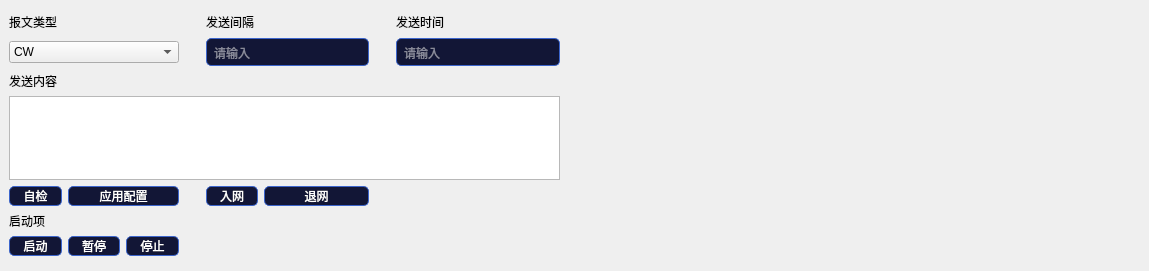
          <widget class="QWidget" name="widget5" native="true">
           <property name="geometry">
            <rect>
             <x>20</x>
             <y>570</y>
             <width>1149</width>
             <height>271</height>
            </rect>
           </property>
           <property name="styleSheet">
            <string notr="true">QWidget#widget5 { border: 1px solid black; }</string>
           </property>
           <widget class="QWidget" name="">
            <property name="geometry">
             <rect>
              <x>9</x>
              <y>12</y>
              <width>551</width>
              <height>244</height>
             </rect>
            </property>
            <layout class="QGridLayout" name="gridLayout_3" columnstretch="1,1,1,0,1,2,0,1,2">
             <item row="0" column="0">
              <widget class="QLabel" name="label_15">
               <property name="text">
                <string>报文类型</string>
               </property>
              </widget>
             </item>
             <item row="0" column="4">
              <widget class="QLabel" name="label_12">
               <property name="text">
                <string>发送间隔</string>
               </property>
              </widget>
             </item>
             <item row="0" column="7">
              <widget class="QLabel" name="label_14">
               <property name="text">
                <string>发送时间</string>
               </property>
              </widget>
             </item>
             <item row="0" column="8">
              <spacer name="horizontalSpacer_3">
               <property name="orientation">
                <enum>Qt::Horizontal</enum>
               </property>
               <property name="sizeHint" stdset="0">
                <size>
                 <width>40</width>
                 <height>20</height>
                </size>
               </property>
              </spacer>
             </item>
             <item row="1" column="3">
              <spacer name="horizontalSpacer_26">
               <property name="orientation">
                <enum>Qt::Horizontal</enum>
               </property>
               <property name="sizeHint" stdset="0">
                <size>
                 <width>15</width>
                 <height>17</height>
                </size>
               </property>
              </spacer>
             </item>
             <item row="1" column="4" colspan="2">
              <widget class="QLineEdit" name="lineEditInit3_2">
               <property name="styleSheet">
                <string notr="true">QLineEdit {  
    background-color: #121636; /* Dark background color */  
    color: #FFFFFF;            /* White text color */  
    border: 1px solid #3C65CC; /* Light blue border */  
    padding: 5px;              /* Padding inside the line edit */  
    border-radius: 5px;        /* Rounded corners */  
}  
  
QLineEdit:focus {  
    border: 1px solid #0000FF; /* Darker blue border when focused */  
}  
  
QLineEdit::placeholder {  
    color: #FFFFFF; /* Ensure placeholder text is white */  
}</string>
               </property>
               <property name="placeholderText">
                <string notr="true">请输入</string>
               </property>
              </widget>
             </item>
             <item row="1" column="6">
              <spacer name="horizontalSpacer_27">
               <property name="orientation">
                <enum>Qt::Horizontal</enum>
               </property>
               <property name="sizeHint" stdset="0">
                <size>
                 <width>15</width>
                 <height>17</height>
                </size>
               </property>
              </spacer>
             </item>
             <item row="1" column="7" colspan="2">
              <widget class="QLineEdit" name="lineEditInit4_2">
               <property name="styleSheet">
                <string notr="true">QLineEdit {  
    background-color: #121636; /* Dark background color */  
    color: #FFFFFF;            /* White text color */  
    border: 1px solid #3C65CC; /* Light blue border */  
    padding: 5px;              /* Padding inside the line edit */  
    border-radius: 5px;        /* Rounded corners */  
}  
  
QLineEdit:focus {  
    border: 1px solid #0000FF; /* Darker blue border when focused */  
}  
  
QLineEdit::placeholder {  
    color: #FFFFFF; /* Ensure placeholder text is white */  
}</string>
               </property>
               <property name="placeholderText">
                <string notr="true">请输入</string>
               </property>
              </widget>
             </item>
             <item row="2" column="0">
              <widget class="QLabel" name="label_19">
               <property name="text">
                <string>发送内容</string>
               </property>
              </widget>
             </item>
             <item row="3" column="0" colspan="9">
              <widget class="QPlainTextEdit" name="plainTextEdit"/>
             </item>
             <item row="4" column="0">
              <widget class="QPushButton" name="SelfButton">
               <property name="sizePolicy">
                <sizepolicy hsizetype="Expanding" vsizetype="Minimum">
                 <horstretch>0</horstretch>
                 <verstretch>0</verstretch>
                </sizepolicy>
               </property>
               <property name="styleSheet">
                <string notr="true">
    QPushButton {
        background-color: #121636; /* 深色背景 */
        color: #FFFFFF;            /* 白色文字 */
        border: 1px solid #3C65CC; /* 浅蓝色边框 */
                /* 文字周围的内边距 */
        border-radius: 5px;  
}      /* 圆角 */
    QPushButton:hover {
        background-color: #1A1E42; /* 鼠标悬停时稍微亮一些的背景 */
    }

    QPushButton:pressed {
        background-color: #0C0F26; /* 按下时更暗的背景 */
    }

    QPushButton:checked {
        background-color: #3C65CC; /* 选中状态的背景 */
    }
</string>
               </property>
               <property name="text">
                <string>自检</string>
               </property>
              </widget>
             </item>
             <item row="4" column="1" colspan="2">
              <widget class="QPushButton" name="AppButton">
               <property name="sizePolicy">
                <sizepolicy hsizetype="Expanding" vsizetype="Minimum">
                 <horstretch>0</horstretch>
                 <verstretch>0</verstretch>
                </sizepolicy>
               </property>
               <property name="styleSheet">
                <string notr="true">
    QPushButton {
        background-color: #121636; /* 深色背景 */
        color: #FFFFFF;            /* 白色文字 */
        border: 1px solid #3C65CC; /* 浅蓝色边框 */
                /* 文字周围的内边距 */
        border-radius: 5px;  
}      /* 圆角 */
    QPushButton:hover {
        background-color: #1A1E42; /* 鼠标悬停时稍微亮一些的背景 */
    }

    QPushButton:pressed {
        background-color: #0C0F26; /* 按下时更暗的背景 */
    }

    QPushButton:checked {
        background-color: #3C65CC; /* 选中状态的背景 */
    }
</string>
               </property>
               <property name="text">
                <string>应用配置</string>
               </property>
              </widget>
             </item>
             <item row="4" column="4">
              <widget class="QPushButton" name="NetButton">
               <property name="sizePolicy">
                <sizepolicy hsizetype="Expanding" vsizetype="Minimum">
                 <horstretch>0</horstretch>
                 <verstretch>0</verstretch>
                </sizepolicy>
               </property>
               <property name="styleSheet">
                <string notr="true">
    QPushButton {
        background-color: #121636; /* 深色背景 */
        color: #FFFFFF;            /* 白色文字 */
        border: 1px solid #3C65CC; /* 浅蓝色边框 */
                /* 文字周围的内边距 */
        border-radius: 5px;  
}      /* 圆角 */
    QPushButton:hover {
        background-color: #1A1E42; /* 鼠标悬停时稍微亮一些的背景 */
    }

    QPushButton:pressed {
        background-color: #0C0F26; /* 按下时更暗的背景 */
    }

    QPushButton:checked {
        background-color: #3C65CC; /* 选中状态的背景 */
    }
</string>
               </property>
               <property name="text">
                <string>入网</string>
               </property>
              </widget>
             </item>
             <item row="4" column="5">
              <widget class="QPushButton" name="RetireButton">
               <property name="sizePolicy">
                <sizepolicy hsizetype="Expanding" vsizetype="Minimum">
                 <horstretch>0</horstretch>
                 <verstretch>0</verstretch>
                </sizepolicy>
               </property>
               <property name="styleSheet">
                <string notr="true">
    QPushButton {
        background-color: #121636; /* 深色背景 */
        color: #FFFFFF;            /* 白色文字 */
        border: 1px solid #3C65CC; /* 浅蓝色边框 */
                /* 文字周围的内边距 */
        border-radius: 5px;  
}      /* 圆角 */
    QPushButton:hover {
        background-color: #1A1E42; /* 鼠标悬停时稍微亮一些的背景 */
    }

    QPushButton:pressed {
        background-color: #0C0F26; /* 按下时更暗的背景 */
    }

    QPushButton:checked {
        background-color: #3C65CC; /* 选中状态的背景 */
    }
</string>
               </property>
               <property name="text">
                <string>退网</string>
               </property>
              </widget>
             </item>
             <item row="5" column="0">
              <widget class="QLabel" name="label_20">
               <property name="text">
                <string>启动项</string>
               </property>
              </widget>
             </item>
             <item row="6" column="0">
              <widget class="QPushButton" name="startButton">
               <property name="sizePolicy">
                <sizepolicy hsizetype="Expanding" vsizetype="Minimum">
                 <horstretch>0</horstretch>
                 <verstretch>0</verstretch>
                </sizepolicy>
               </property>
               <property name="styleSheet">
                <string notr="true">
    QPushButton {
        background-color: #121636; /* 深色背景 */
        color: #FFFFFF;            /* 白色文字 */
        border: 1px solid #3C65CC; /* 浅蓝色边框 */
                /* 文字周围的内边距 */
        border-radius: 5px;  
}      /* 圆角 */
    QPushButton:hover {
        background-color: #1A1E42; /* 鼠标悬停时稍微亮一些的背景 */
    }

    QPushButton:pressed {
        background-color: #0C0F26; /* 按下时更暗的背景 */
    }

    QPushButton:checked {
        background-color: #3C65CC; /* 选中状态的背景 */
    }
</string>
               </property>
               <property name="text">
                <string>启动</string>
               </property>
              </widget>
             </item>
             <item row="6" column="1">
              <widget class="QPushButton" name="PauseButton">
               <property name="sizePolicy">
                <sizepolicy hsizetype="Expanding" vsizetype="Minimum">
                 <horstretch>0</horstretch>
                 <verstretch>0</verstretch>
                </sizepolicy>
               </property>
               <property name="styleSheet">
                <string notr="true">
    QPushButton {
        background-color: #121636; /* 深色背景 */
        color: #FFFFFF;            /* 白色文字 */
        border: 1px solid #3C65CC; /* 浅蓝色边框 */
                /* 文字周围的内边距 */
        border-radius: 5px;  
}      /* 圆角 */
    QPushButton:hover {
        background-color: #1A1E42; /* 鼠标悬停时稍微亮一些的背景 */
    }

    QPushButton:pressed {
        background-color: #0C0F26; /* 按下时更暗的背景 */
    }

    QPushButton:checked {
        background-color: #3C65CC; /* 选中状态的背景 */
    }
</string>
               </property>
               <property name="text">
                <string>暂停</string>
               </property>
              </widget>
             </item>
             <item row="6" column="2">
              <widget class="QPushButton" name="StopButton">
               <property name="sizePolicy">
                <sizepolicy hsizetype="Expanding" vsizetype="Minimum">
                 <horstretch>0</horstretch>
                 <verstretch>0</verstretch>
                </sizepolicy>
               </property>
               <property name="styleSheet">
                <string notr="true">
    QPushButton {
        background-color: #121636; /* 深色背景 */
        color: #FFFFFF;            /* 白色文字 */
        border: 1px solid #3C65CC; /* 浅蓝色边框 */
                /* 文字周围的内边距 */
        border-radius: 5px;  
}      /* 圆角 */
    QPushButton:hover {
        background-color: #1A1E42; /* 鼠标悬停时稍微亮一些的背景 */
    }

    QPushButton:pressed {
        background-color: #0C0F26; /* 按下时更暗的背景 */
    }

    QPushButton:checked {
        background-color: #3C65CC; /* 选中状态的背景 */
    }
</string>
               </property>
               <property name="text">
                <string>停止</string>
               </property>
              </widget>
             </item>
             <item row="1" column="0" colspan="3">
              <widget class="QComboBox" name="comboBoxWidth5_3">
               <item>
                <property name="text">
                 <string>CW</string>
                </property>
               </item>
               <item>
                <property name="text">
                 <string>AM</string>
                </property>
               </item>
               <item>
                <property name="text">
                 <string>FM</string>
                </property>
               </item>
               <item>
                <property name="text">
                 <string>FSK</string>
                </property>
               </item>
               <item>
                <property name="text">
                 <string>MSK</string>
                </property>
               </item>
               <item>
                <property name="text">
                 <string>2pcm</string>
                </property>
               </item>
               <item>
                <property name="text">
                 <string>4pcm</string>
                </property>
               </item>
               <item>
                <property name="text">
                 <string>8pcm</string>
                </property>
               </item>
               <item>
                <property name="text">
                 <string>bpsk</string>
                </property>
               </item>
               <item>
                <property name="text">
                 <string>qpsk</string>
                </property>
               </item>
               <item>
                <property name="text">
                 <string>8psk</string>
                </property>
               </item>
              </widget>
             </item>
            </layout>
           </widget>
          </widget>
